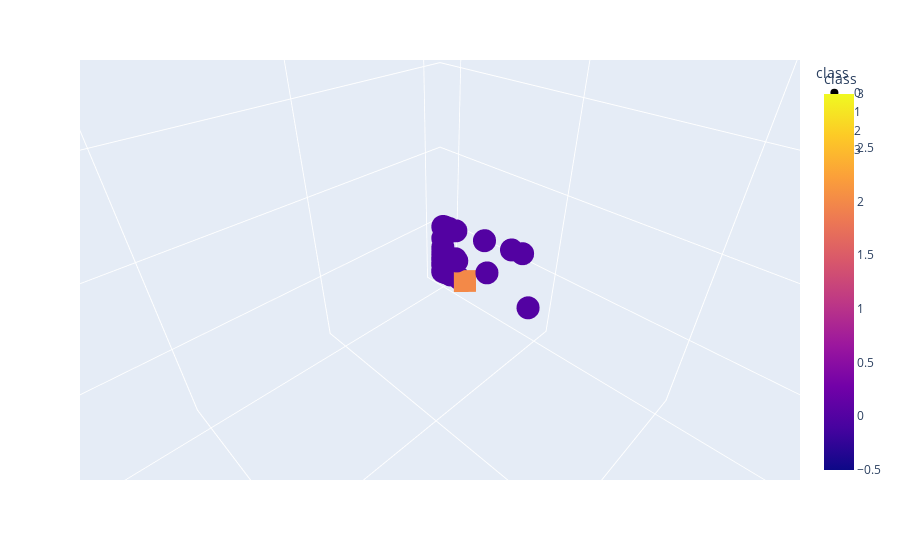

Notebook code cell kept with this figure:
### Markdown cell above
### Visualizing Results

#### 3D-Scatter with Clusters

### Code cell
# Create a 3D-Scatter with the PCA data and the clusters
# cluster_df.hvplot.scatter(
#     #x="Principal Component 1",
#     y="Principal Component 2",
#     hover_cols=["class"],
#     by="class",
# )


px.scatter_3d(cluster_df, 
             x='Principal Component 1',
             y='Principal Component 2',
             z='Principal Component 3',
             color='class',
             symbol='class',
             hover_name='CoinName',
             hover_data=['Algorithm','ProofType'],
             width=1000)

### Figure 1 — Plotly figure (JSON) as saved in the notebook; plotly's stock layout.template omitted (floating-point values rounded to 4 significant figures; data arrays with more than 128 entries replaced by an {"elided": "..."} marker saying what was removed)
{"data": [{"customdata": {"elided": "682x2 str values"}, "hovertemplate": "<b>%{hovertext}</b><br><br>class=%{marker.color}<br>Principal Component 1=%{x}<br>Principal Component 2=%{y}<br>Principal Component 3=%{z}<br>Algorithm=%{customdata[0]}<br>ProofType=%{customdata[1]}<extra></extra>", "hovertext": {"elided": "682 str values"}, "legendgroup": "0", "marker": {"color": {"elided": "682 int values"}, "coloraxis": "coloraxis", "symbol": "circle"}, "mode": "markers", "name": "0", "scene": "scene", "showlegend": true, "type": "scatter3d", "x": {"elided": "682 float values"}, "y": {"elided": "682 float values"}, "z": {"elided": "682 float values"}}, {"customdata": [["Scrypt", "PoW/PoS"]], "hovertemplate": "<b>%{hovertext}</b><br><br>class=%{marker.color}<br>Principal Component 1=%{x}<br>Principal Component 2=%{y}<br>Principal Component 3=%{z}<br>Algorithm=%{customdata[0]}<br>ProofType=%{customdata[1]}<extra></extra>", "hovertext": [null], "legendgroup": "1", "marker": {"color": [1], "coloraxis": "coloraxis", "symbol": "diamond"}, "mode": "markers", "name": "1", "scene": "scene", "showlegend": true, "type": "scatter3d", "x": [92099063618327340], "y": [-12550000.0], "z": [1.167e-05]}, {"customdata": [["CryptoNight", "PoW"]], "hovertemplate": "<b>%{hovertext}</b><br><br>class=%{marker.color}<br>Principal Component 1=%{x}<br>Principal Component 2=%{y}<br>Principal Component 3=%{z}<br>Algorithm=%{customdata[0]}<br>ProofType=%{customdata[1]}<extra></extra>", "hovertext": ["TurtleCoin"], "legendgroup": "2", "marker": {"color": [2], "coloraxis": "coloraxis", "symbol": "square"}, "mode": "markers", "name": "2", "scene": "scene", "showlegend": true, "type": "scatter3d", "x": [-133700000000000.0], "y": [48990000000.0], "z": [-0.7157]}, {"customdata": [["TRC10", "DPoS"]], "hovertemplate": "<b>%{hovertext}</b><br><br>class=%{marker.color}<br>Principal Component 1=%{x}<br>Principal Component 2=%{y}<br>Principal Component 3=%{z}<br>Algorithm=%{customdata[0]}<br>ProofType=%{customdata[1]}<extra></extra>", "hovertext": ["BitTorrent"], "legendgroup": "3", "marker": {"color": [3], "coloraxis": "coloraxis", "symbol": "x"}, "mode": "markers", "name": "3", "scene": "scene", "showlegend": true, "type": "scatter3d", "x": [-133700000000000.0], "y": [985800000000.0], "z": [0.2696]}], "layout": {"autosize": true, "coloraxis": {"colorbar": {"title": {"text": "class"}}, "colorscale": [[0, "#0d0887"], [0.1111, "#46039f"], [0.2222, "#7201a8"], [0.3333, "#9c179e"], [0.4444, "#bd3786"], [0.5556, "#d8576b"], [0.6667, "#ed7953"], [0.7778, "#fb9f3a"], [0.8889, "#fdca26"], [1, "#f0f921"]]}, "legend": {"title": {"text": "class"}, "tracegroupgap": 0}, "margin": {"t": 60}, "scene": {"aspectmode": "auto", "aspectratio": {"x": 1, "y": 1, "z": 1}, "camera": {"center": {"x": 0, "y": 0, "z": 0}, "eye": {"x": 0.02089, "y": 0.02089, "z": 0.02089}, "projection": {"type": "perspective"}, "up": {"x": 0, "y": 0, "z": 1}}, "domain": {"x": [0, 1], "y": [0, 1]}, "xaxis": {"title": {"text": "Principal Component 1"}, "type": "linear"}, "yaxis": {"title": {"text": "Principal Component 2"}, "type": "linear"}, "zaxis": {"title": {"text": "Principal Component 3"}, "type": "linear"}}}}
